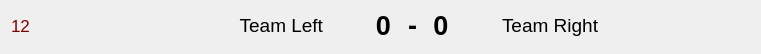
<?xml version="1.0" encoding="UTF-8"?>
<ui version="4.0">
 <class>Form</class>
 <widget class="QWidget" name="Form">
  <property name="geometry">
   <rect>
    <x>0</x>
    <y>0</y>
    <width>761</width>
    <height>54</height>
   </rect>
  </property>
  <property name="windowTitle">
   <string>Form</string>
  </property>
  <property name="autoFillBackground">
   <bool>false</bool>
  </property>
  <layout class="QHBoxLayout" name="horizontalLayout" stretch="0,0,2,0,0,0,0,0,2">
   <property name="topMargin">
    <number>8</number>
   </property>
   <property name="rightMargin">
    <number>9</number>
   </property>
   <item>
    <widget class="QLabel" name="id">
     <property name="font">
      <font>
       <pointsize>13</pointsize>
      </font>
     </property>
     <property name="styleSheet">
      <string notr="true">color:rgb(125, 0, 0)</string>
     </property>
     <property name="text">
      <string>12</string>
     </property>
    </widget>
   </item>
   <item>
    <spacer name="horizontalSpacer">
     <property name="orientation">
      <enum>Qt::Horizontal</enum>
     </property>
     <property name="sizeHint" stdset="0">
      <size>
       <width>20</width>
       <height>20</height>
      </size>
     </property>
    </spacer>
   </item>
   <item>
    <widget class="QLabel" name="leftTeam">
     <property name="maximumSize">
      <size>
       <width>250</width>
       <height>16777215</height>
      </size>
     </property>
     <property name="font">
      <font>
       <pointsize>14</pointsize>
       <italic>false</italic>
      </font>
     </property>
     <property name="text">
      <string>Team Left</string>
     </property>
     <property name="alignment">
      <set>Qt::AlignRight|Qt::AlignTrailing|Qt::AlignVCenter</set>
     </property>
     <property name="wordWrap">
      <bool>false</bool>
     </property>
    </widget>
   </item>
   <item>
    <spacer name="horizontalSpacer_4">
     <property name="orientation">
      <enum>Qt::Horizontal</enum>
     </property>
     <property name="sizeHint" stdset="0">
      <size>
       <width>20</width>
       <height>20</height>
      </size>
     </property>
    </spacer>
   </item>
   <item>
    <widget class="QLabel" name="leftScore">
     <property name="sizePolicy">
      <sizepolicy hsizetype="Expanding" vsizetype="Expanding">
       <horstretch>0</horstretch>
       <verstretch>0</verstretch>
      </sizepolicy>
     </property>
     <property name="font">
      <font>
       <pointsize>20</pointsize>
       <weight>75</weight>
       <bold>true</bold>
      </font>
     </property>
     <property name="text">
      <string>0</string>
     </property>
     <property name="alignment">
      <set>Qt::AlignCenter</set>
     </property>
    </widget>
   </item>
   <item>
    <widget class="QLabel" name="label">
     <property name="font">
      <font>
       <pointsize>20</pointsize>
       <weight>75</weight>
       <bold>true</bold>
      </font>
     </property>
     <property name="text">
      <string>-</string>
     </property>
    </widget>
   </item>
   <item>
    <widget class="QLabel" name="rightScore">
     <property name="sizePolicy">
      <sizepolicy hsizetype="Expanding" vsizetype="Expanding">
       <horstretch>0</horstretch>
       <verstretch>0</verstretch>
      </sizepolicy>
     </property>
     <property name="font">
      <font>
       <pointsize>20</pointsize>
       <weight>75</weight>
       <bold>true</bold>
      </font>
     </property>
     <property name="text">
      <string>0</string>
     </property>
     <property name="alignment">
      <set>Qt::AlignCenter</set>
     </property>
    </widget>
   </item>
   <item>
    <spacer name="horizontalSpacer_8">
     <property name="orientation">
      <enum>Qt::Horizontal</enum>
     </property>
     <property name="sizeHint" stdset="0">
      <size>
       <width>20</width>
       <height>20</height>
      </size>
     </property>
    </spacer>
   </item>
   <item>
    <widget class="QLabel" name="rightTeam">
     <property name="maximumSize">
      <size>
       <width>250</width>
       <height>16777215</height>
      </size>
     </property>
     <property name="font">
      <font>
       <pointsize>14</pointsize>
       <italic>false</italic>
      </font>
     </property>
     <property name="text">
      <string>Team Right</string>
     </property>
     <property name="wordWrap">
      <bool>false</bool>
     </property>
    </widget>
   </item>
  </layout>
 </widget>
 <resources>
  <include location="assets.qrc"/>
 </resources>
 <connections/>
</ui>
